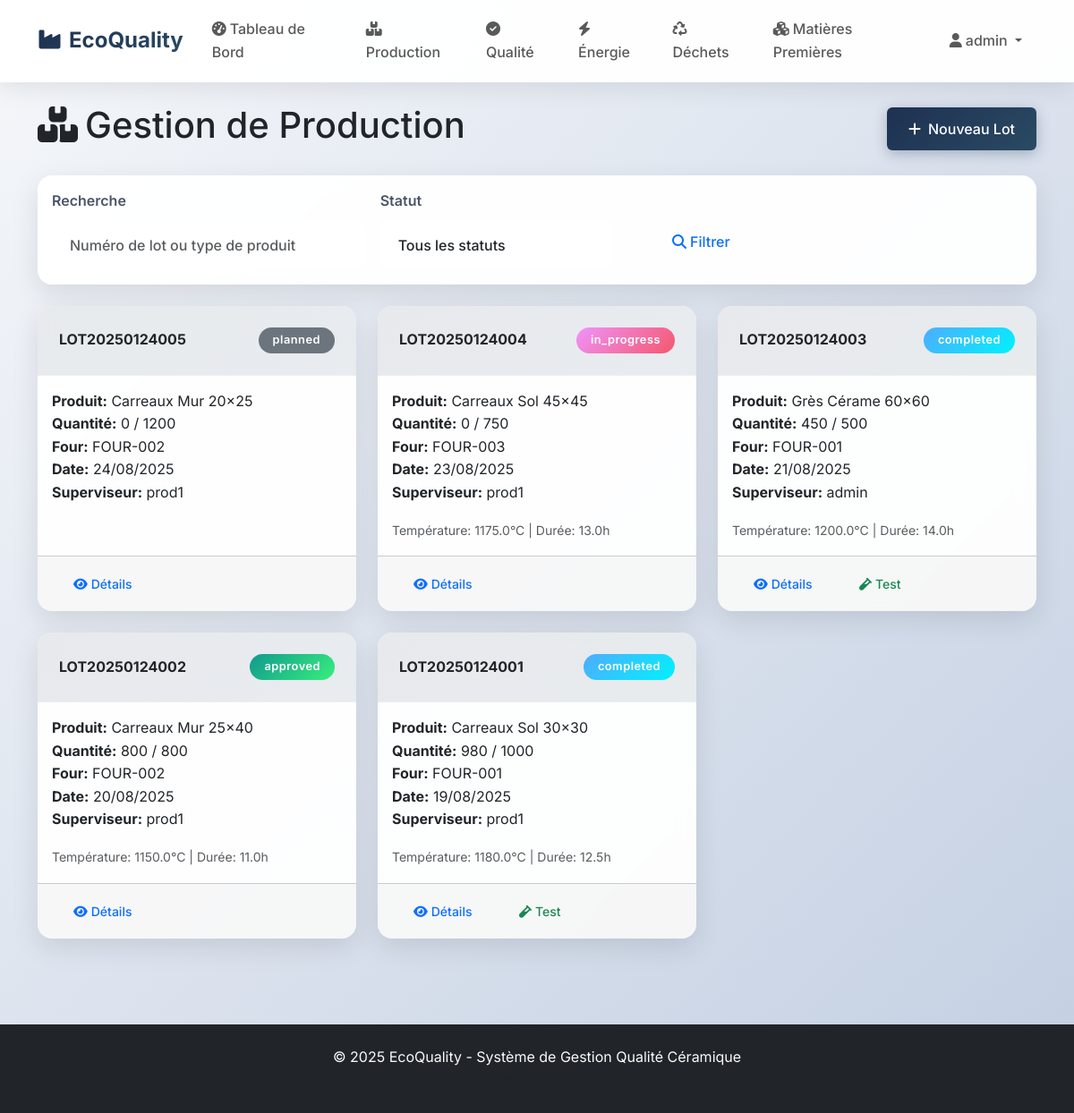
The page /production (signed in) on the database its author committed.
### models.py (models this page shows, shortened)
class User(UserMixin, db.Model):
    id = db.Column(db.Integer, primary_key=True)
    username = db.Column(db.String(64), unique=True, nullable=False)
    email = db.Column(db.String(120), unique=True, nullable=False)
    password_hash = db.Column(db.String(256), nullable=False)
    role = db.Column(db.String(50), nullable=False, default='Operator')
    created_at = db.Column(db.DateTime, default=datetime.utcnow)
    is_active = db.Column(db.Boolean, default=True)

class ProductionBatch(db.Model):
    id = db.Column(db.Integer, primary_key=True)
    lot_number = db.Column(db.String(50), unique=True, nullable=False)
    product_type = db.Column(db.String(100), nullable=False)
    planned_quantity = db.Column(db.Integer, nullable=False)
    actual_quantity = db.Column(db.Integer, default=0)
    production_date = db.Column(db.Date, nullable=False)
    kiln_number = db.Column(db.String(20), nullable=False)
    kiln_temperature = db.Column(db.Float)
    firing_duration = db.Column(db.Float)
    status = db.Column(db.String(20), default='planned')  # planned, in_progress, completed, approved, rejected
    supervisor_id = db.Column(db.Integer, db.ForeignKey('user.id'))
    created_at = db.Column(db.DateTime, default=datetime.utcnow)
    updated_at = db.Column(db.DateTime, default=datetime.utcnow, onupdate=datetime.utcnow)
    notes = db.Column(db.Text)
    supervisor = db.relationship('User', backref='supervised_batches')

### routes.py (the view)
@app.route('/production')
@login_required
def production_index():
    search = request.args.get('search', '')
    status_filter = request.args.get('status', '')
    query = ProductionBatch.query
    if search:
        query = query.filter(ProductionBatch.lot_number.contains(search) |
                           ProductionBatch.product_type.contains(search))
    if status_filter:
        query = query.filter_by(status=status_filter)
    batches = query.order_by(ProductionBatch.created_at.desc()).all()
    return render_template('production/index.html', batches=batches, search=search, status_filter=status_filter)

### app.py (called while the page is built)
@login_manager.user_loader
def load_user(user_id):
    from models import User
    return User.query.get(int(user_id))

### templates/production/index.html (shortened to what this page needs)
{% extends "base.html" %}
{% block content %}
<div class="container py-4">
    <div class="d-flex justify-content-between align-items-center mb-4">
        <h1><i class="fas fa-boxes me-2"></i>Gestion de Production</h1>
        <a href="{{ url_for('create_batch') }}" class="btn btn-primary">
            <i class="fas fa-plus me-2"></i>Nouveau Lot
        </a>
    </div>
    <div class="card mb-4">
        <div class="card-body">
            <form method="GET" class="row g-3">
                <div class="col-md-4">
                    <label for="search" class="form-label">Recherche</label>
                    <input type="text" class="form-control" id="search" name="search"
                           value="{{ search }}" placeholder="Numéro de lot ou type de produit">
                </div>
                <div class="col-md-3">
                    <label for="status" class="form-label">Statut</label>
                    <select class="form-select" id="status" name="status">
                        <option value="">Tous les statuts</option>
                    </select>
                </div>
                <div class="col-md-2">
                    <label class="form-label">&nbsp;</label>
                    <div class="d-grid">
                        <button type="submit" class="btn btn-outline-primary">
                            <i class="fas fa-search me-1"></i>Filtrer
                        </button>
                    </div>
                </div>
            </form>
        </div>
    </div>
    <div class="row">
        {% for batch in batches %}
            <div class="col-md-6 col-lg-4 mb-4">
                <div class="card h-100">
                    <div class="card-header d-flex justify-content-between align-items-center">
                        <strong>{{ batch.lot_number }}</strong>
                        <span class="badge bg-{% if batch.status == 'approved' %}success{% elif batch.status == 'completed' %}info{% elif batch.status == 'in_progress' %}warning{% elif batch.status == 'rejected' %}danger{% else %}secondary{% endif %}">
                            {{ batch.status }}
                        </span>
                    </div>
                    <div class="card-body">
                        <p class="card-text">
                            <strong>Produit:</strong> {{ batch.product_type }}<br>
                            <strong>Quantité:</strong> {{ batch.actual_quantity or 0 }} / {{ batch.planned_quantity }}<br>
                            <strong>Four:</strong> {{ batch.kiln_number }}<br>
                            <strong>Date:</strong> {{ batch.production_date.strftime('%d/%m/%Y') }}<br>
                            {% if batch.supervisor %}
                                <strong>Superviseur:</strong> {{ batch.supervisor.username }}
                            {% endif %}
                        </p>
                        {% if batch.kiln_temperature %}
                            <small class="text-muted">
                                Température: {{ batch.kiln_temperature }}°C
                                {% if batch.firing_duration %} | Durée: {{ batch.firing_duration }}h{% endif %}
                            </small>
                        {% endif %}
                    </div>
                    <div class="card-footer">
                        <a href="{{ url_for('view_batch', batch_id=batch.id) }}" class="btn btn-sm btn-outline-primary">
                            <i class="fas fa-eye me-1"></i>Détails
                        </a>
                        {% if batch.status == 'completed' %}
                            <a href="{{ url_for('create_test') }}?batch_id={{ batch.id }}" class="btn btn-sm btn-outline-success">
                                <i class="fas fa-vial me-1"></i>Test
                            </a>
                        {% endif %}
                    </div>
                </div>
            </div>
        {% endfor %}
    </div>
</div>
{% endblock %}

### templates/base.html (shortened to what this page needs)
<!DOCTYPE html>
<html lang="fr">
<head>
    <link href="https://cdn.jsdelivr.net/npm/bootstrap@5.3.2/dist/css/bootstrap.min.css" rel="stylesheet">
    <link href="https://cdnjs.cloudflare.com/ajax/libs/font-awesome/6.4.0/css/all.min.css" rel="stylesheet">
    <link href="{{ url_for('static', filename='css/custom.css') }}" rel="stylesheet">
</head>
<body>
    {% if current_user.is_authenticated %}
    <nav class="navbar navbar-expand-lg navbar-light" style="background: rgba(255, 255, 255, 0.95); backdrop-filter: blur(20px); box-shadow: 0 4px 30px rgba(0, 0, 0, 0.1);">
        <div class="container">
            <a class="navbar-brand fw-bold" href="{{ url_for('dashboard') }}" style="font-size: 1.5rem; background: var(--primary-gradient); -webkit-background-clip: text; -webkit-text-fill-color: transparent; background-clip: text;">
                <i class="fas fa-industry me-2"></i>EcoQuality
            </a>
            <div class="collapse navbar-collapse" id="navbarNav">
                <ul class="navbar-nav me-auto">
                    <li class="nav-item">
                        <a class="nav-link" href="{{ url_for('dashboard') }}">
                            <i class="fas fa-tachometer-alt me-1"></i>Tableau de Bord
                        </a>
                    </li>
                    <li class="nav-item">
                        <a class="nav-link" href="{{ url_for('production_index') }}">
                            <i class="fas fa-boxes me-1"></i>Production
                        </a>
                    </li>
                    <li class="nav-item">
                        <a class="nav-link" href="{{ url_for('quality_index') }}">
                            <i class="fas fa-check-circle me-1"></i>Qualité
                        </a>
                    </li>
                    <li class="nav-item">
                        <a class="nav-link" href="{{ url_for('energy_index') }}">
                            <i class="fas fa-bolt me-1"></i>Énergie
                        </a>
                    </li>
                    <li class="nav-item">
                        <a class="nav-link" href="{{ url_for('waste_index') }}">
                            <i class="fas fa-recycle me-1"></i>Déchets
                        </a>
                    </li>
                    <li class="nav-item">
                        <a class="nav-link" href="{{ url_for('materials_index') }}">
                            <i class="fas fa-cubes me-1"></i>Matières Premières
                        </a>
                    </li>
                </ul>
                <ul class="navbar-nav">
                    <li class="nav-item dropdown">
                        <a class="nav-link dropdown-toggle" href="#" id="navbarDropdown" role="button" data-bs-toggle="dropdown">
                            <i class="fas fa-user me-1"></i>{{ current_user.username }}
                        </a>
                    </li>
                </ul>
            </div>
        </div>
    </nav>
    {% endif %}
    <main>
        {% block content %}{% endblock %}
    </main>
    <footer class="bg-dark text-light py-4 mt-5">
        <div class="container text-center">
            <p class="mb-0">&copy; 2025 EcoQuality - Système de Gestion Qualité Céramique</p>
            <small class="text-muted">Conformité ISO 13006 | Durabilité Environnementale</small>
        </div>
    </footer>
</body>
</html>

### static/css/custom.css (style rules this page uses)
:root { --primary-gradient: linear-gradient(135deg, #1E3151 0%, #2A4A63 100%); --success-gradient: linear-gradient(135deg, #11998e 0%, #38ef7d 100%); --warning-gradient: linear-gradient(135deg, #f093fb 0%, #f5576c 100%); --info-gradient: linear-gradient(135deg, #4facfe 0%, #00f2fe 100%); --card-shadow: 0 10px 30px rgba(0, 0, 0, 0.1); --card-shadow-hover: 0 20px 40px rgba(0, 0, 0, 0.15); --border-radius: 16px; --border-radius-sm: 12px; --spacing-lg: 2rem; --spacing-xl: 3rem; }
body { background: linear-gradient(135deg, #f5f7fa 0%, #c3cfe2 100%); font-family: 'Inter', -apple-system, BlinkMacSystemFont, 'Segoe UI', sans-serif; line-height: 1.6; min-height: 100vh; }
.card { border: none; border-radius: var(--border-radius); box-shadow: var(--card-shadow); transition: all 0.3s cubic-bezier(0.4, 0, 0.2, 1); backdrop-filter: blur(10px); background: rgba(255, 255, 255, 0.95); overflow: hidden; }
.card-header { background: linear-gradient(135deg, rgba(30, 49, 81, 0.1) 0%, rgba(42, 74, 99, 0.1) 100%); border-bottom: 1px solid rgba(255, 255, 255, 0.2); border-radius: var(--border-radius) var(--border-radius) 0 0 !important; padding: 1.5rem; }
.navbar { background: rgba(255, 255, 255, 0.95) !important; backdrop-filter: blur(20px); border-bottom: 1px solid rgba(255, 255, 255, 0.2); box-shadow: 0 4px 30px rgba(0, 0, 0, 0.1); transition: all 0.3s ease; }
.navbar-brand { font-weight: 700; font-size: 1.75rem; background: var(--primary-gradient); -webkit-background-clip: text; -webkit-text-fill-color: transparent; background-clip: text; }
.nav-link { font-weight: 500; padding: 0.75rem 1rem !important; border-radius: var(--border-radius-sm); transition: all 0.3s ease; position: relative; }
.btn { border-radius: var(--border-radius-sm); font-weight: 600; padding: 0.75rem 1.5rem; transition: all 0.3s cubic-bezier(0.4, 0, 0.2, 1); border: none; position: relative; overflow: hidden; }
.btn-primary { background: var(--primary-gradient); box-shadow: 0 4px 15px rgba(30, 49, 81, 0.3); }
.form-control, .form-select { border: 2px solid rgba(255, 255, 255, 0.8); border-radius: var(--border-radius-sm); padding: 0.875rem 1.125rem; background: rgba(255, 255, 255, 0.9); backdrop-filter: blur(10px); transition: all 0.3s ease; font-weight: 500; }
.form-label { font-weight: 600; color: #4a5568; margin-bottom: 0.5rem; }
.badge { font-weight: 600; padding: 0.5rem 1rem; border-radius: 50px; font-size: 0.8rem; letter-spacing: 0.5px; }
.bg-success { background: var(--success-gradient) !important; }
.bg-warning { background: var(--warning-gradient) !important; }
.bg-info { background: var(--info-gradient) !important; }
.btn { border-radius: 0.375rem; font-weight: 500; }
.navbar-brand { font-weight: 700; font-size: 1.5rem; }
footer { margin-top: auto; }

### rows shown on the page
User: username "admin"
ProductionBatch: lot_number "LOT20250124005", status "planned", product_type "Carreaux Mur 20x25", actual_quantity "0", planned_quantity "1200", kiln_number "FOUR-002", production_date "24/08/2025", supervisor.username "prod1"
ProductionBatch: lot_number "LOT20250124004", status "in_progress", product_type "Carreaux Sol 45x45", actual_quantity "0", planned_quantity "750", kiln_number "FOUR-003", production_date "23/08/2025", supervisor.username "prod1", kiln_temperature "1175.0", firing_duration "13.0"
ProductionBatch: lot_number "LOT20250124003", status "completed", product_type "Grès Cérame 60x60", actual_quantity "450", planned_quantity "500", kiln_number "FOUR-001", production_date "21/08/2025", supervisor.username "admin", kiln_temperature "1200.0", firing_duration "14.0"
ProductionBatch: lot_number "LOT20250124002", status "approved", product_type "Carreaux Mur 25x40", actual_quantity "800", planned_quantity "800", kiln_number "FOUR-002", production_date "20/08/2025", supervisor.username "prod1", kiln_temperature "1150.0", firing_duration "11.0"
ProductionBatch: lot_number "LOT20250124001", status "completed", product_type "Carreaux Sol 30x30", actual_quantity "980", planned_quantity "1000", kiln_number "FOUR-001", production_date "19/08/2025", supervisor.username "prod1", kiln_temperature "1180.0", firing_duration "12.5"
